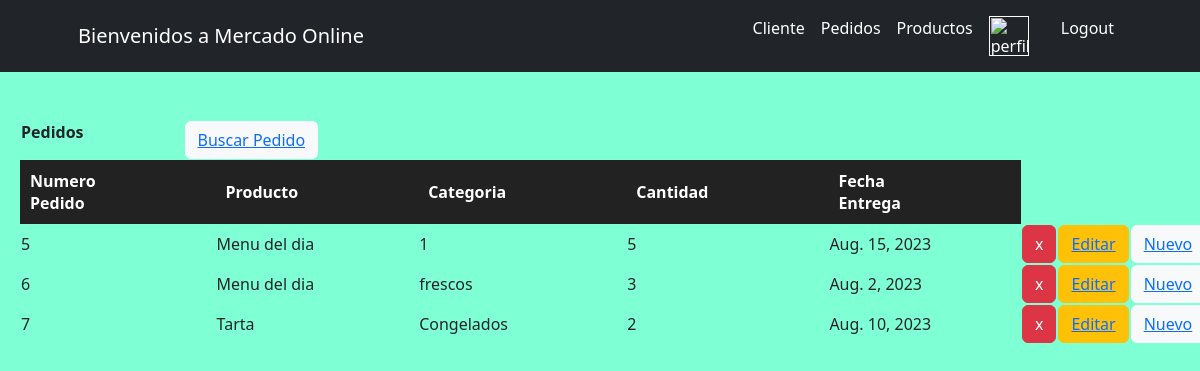
Before: /MercadoApp/Pedidos/ with the older database file.
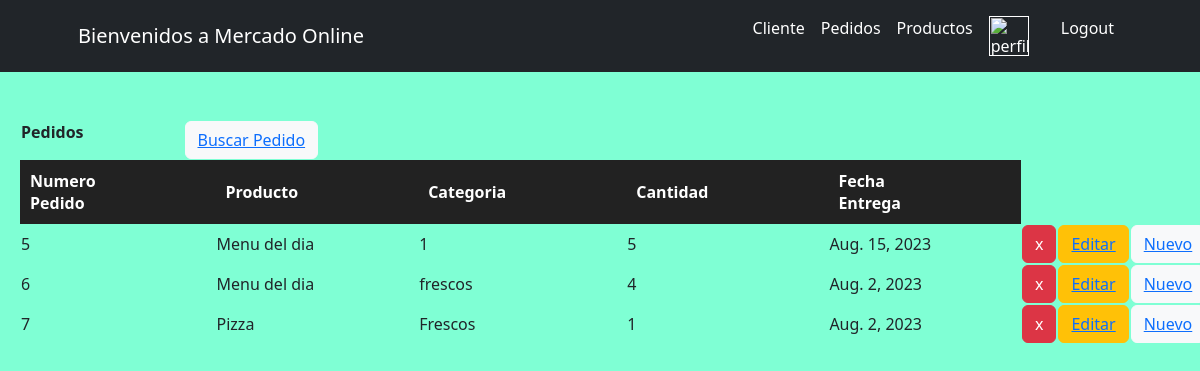
After: the same page with the newer database file.
### MercadoApp/models.py (models this page shows)
class Pedidos(models.Model):
    numero_pedido = models.IntegerField()
    nombre_producto = models.CharField(max_length=50)
    categoria_producto = models.CharField(max_length=50)
    cantidad = models.IntegerField()
    fecha_entrega = models.DateField()

### MercadoApp/views.py (the view)
# urls.py: path("Pedidos/", pedidos, name="Pedidos"),
def pedidos(request):
    avatar = getavatar(request)
    Pedido = Pedidos.objects.all()
    return render(request, "MercadoApp/Pedidos.html", {"Pedidos":Pedido, "avatar":avatar})

### MercadoApp/views.py (called while the page is built)
def getavatar(request):
    avatar = Avatar.objects.filter(user=request.user.id) #filter, va a buscar algo especifico, va a traer el avatar que le pertenece a ese usuario
    try:
        avatar= avatar[0].image.url # y lo trae como imagen y lo guarda en una variable
    except:
        avatar = None
    return avatar

### MercadoApp/templates/MercadoApp/Pedidos.html (shortened to what this page needs)
<div>
    {% extends "MercadoApp/inicio.html" %}
    {% load static %}
        {% block contenidoQueCambia %}
            <div class="formPedidoFormulario">
            <table id="buscarPedido">
                <th><p>Pedidos</p>
                <th><button class="btn btn-light btnNuevoPedido"><a href="{% url 'getPedido' %}">Buscar Pedido</a></button></th>
            </table>
            <table id="tableInfoPedidos">
                <tr id="tituloTablaPedidos">
                    <th>Numero Pedido</th>
                    <th>Producto</th>
                    <th>Categoria </th>
                    <th>Cantidad   </th>
                    <th>Fecha Entrega</th>
                </tr>
                <tr>
                    {% for pedido in Pedidos %}
                        <tr>
                            <td>{{pedido.numero_pedido}}</td>
                            <td>{{pedido.nombre_producto}}</td>
                            <td>{{pedido.categoria_producto}}</td>
                            <td>{{pedido.cantidad}}</td>
                            <td>{{pedido.fecha_entrega}}</td>
                            <td><button class="btn btn-danger btnEliminar"><a href="{% url 'eliminarPedido' pedido.numero_pedido %}" >x</a></button></td>
                            <td><button class="btn btn-warning btnEditar"><a href="{% url 'editarPedido' pedido.numero_pedido %}" >Editar</a></button></td>
                            <td><button class="btn btn-light btnNuevoPedido"><a href="{% url 'pedidosFormulario' %}" >Nuevo</a></button></td>
                        </tr>
                    {% endfor%}
                </tr>
            </table>
            </div>
        {% endblock %}

Changed rows visible on the page:
removed Pedidos: numero_pedido "7", nombre_producto "Tarta", categoria_producto "Congelados", cantidad "2", fecha_entrega "Aug. 10, 2023"
changed Pedidos "frescos": cantidad "3" → "4"
added Pedidos: numero_pedido "7", nombre_producto "Pizza", categoria_producto "Frescos", cantidad "1", fecha_entrega "Aug. 2, 2023"
